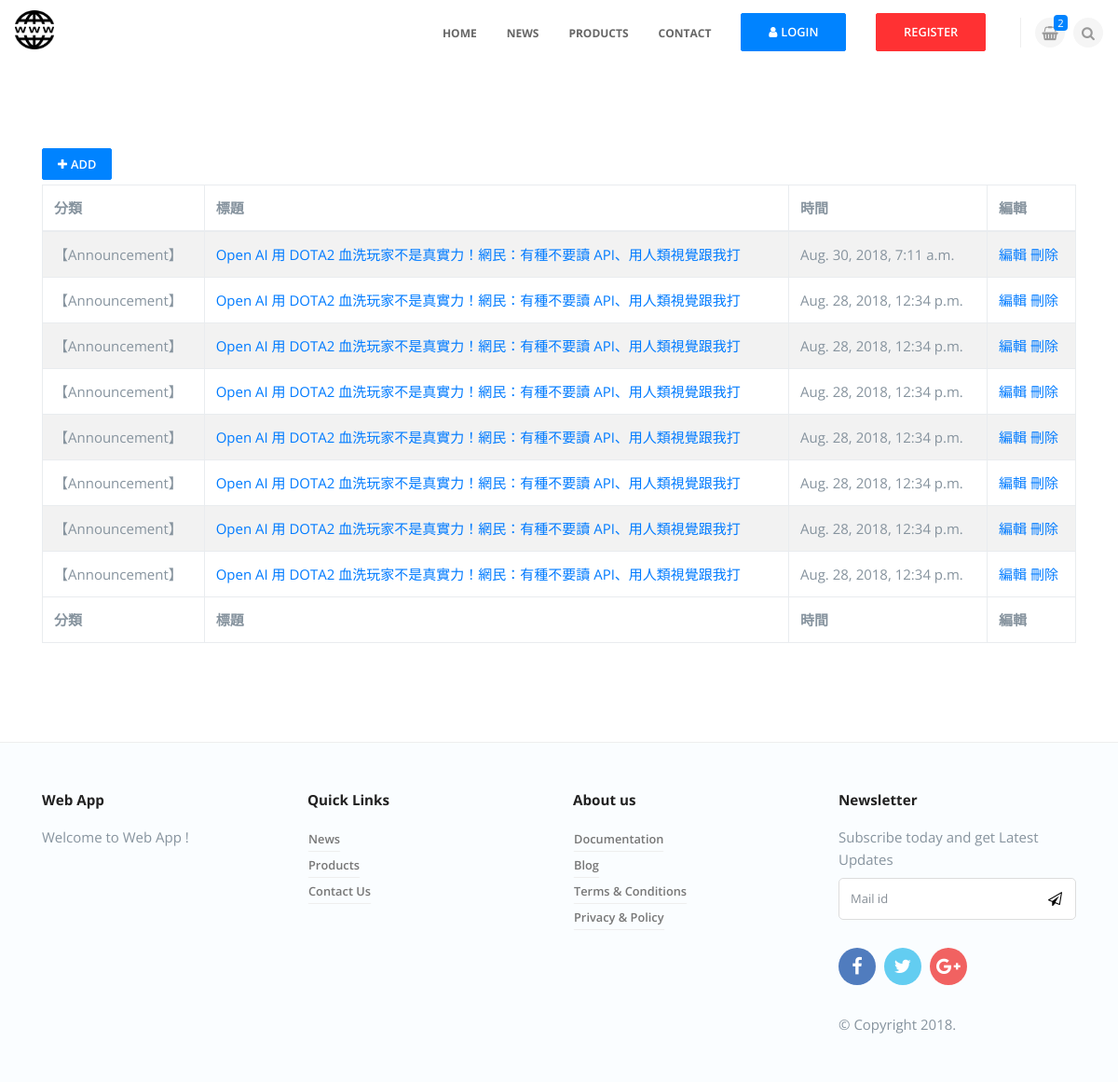
/dashboard/, run on the app's committed database.
### news/models.py (models this page shows, shortened)
class NewsUnit(models.Model):
    catego = models.CharField(max_length=10, null=False)
    nickname = models.CharField(max_length=20, null=False)
    title = models.CharField(max_length=50, null=False)
    message = models.TextField(null=False)
    pubtime = models.DateTimeField(auto_now=True)
    enabled = models.BooleanField(default=False)
    press = models.IntegerField(default=0)

### app/views.py (the view)
# urls.py: url(r'^dashboard/$', app_view.dashboard),
def dashboard(request, pageindex=None):  #管理頁面
	global page1
	pagesize = 8
	newsall = news_model.NewsUnit.objects.all().order_by('-id')
	datasize = len(newsall)
	totpage = math.ceil(datasize / pagesize)
	if pageindex==None:
		page1 = 1
		newsunits = news_model.NewsUnit.objects.order_by('-id')[:pagesize]
	elif pageindex=='1':
		start = (page1-2)*pagesize
		if start >= 0:
			newsunits = news_model.NewsUnit.objects.order_by('-id')[start:(start+pagesize)]
			page1 -= 1
	elif pageindex=='2':
		start = page1*pagesize
		if start < datasize:
			newsunits = news_model.NewsUnit.objects.order_by('-id')[start:(start+pagesize)]
			page1 += 1
	elif pageindex=='3':
		start = (page1-1)*pagesize
		newsunits = news_model.NewsUnit.objects.order_by('-id')[start:(start+pagesize)]
	currentpage = page1
	return render(request, "admin/dashboard.html", locals())

### templates/admin/dashboard.html (shortened to what this page needs)
{% extends 'app.html' %}
{% block content %}
    <div class="container pt90 pb90">
            <a href="/newsadd/" class="btn btn-primary mb5"><i class="fa fa-plus mr-1"></i>ADD</a>
        <table id="data-table" class="table table-striped table-bordered" cellspacing="0" width="100%">
            <thead>
                <tr>
                        <th align="left">分類</th>
                        <th align="left">標題</th>
                        <th align="left">時間</th>
                        <th align="left">編輯</th>
                </tr>
            </thead>
            <tfoot>
                <tr>
                        <th align="left">分類</th>
                        <th align="left">標題</th>
                        <th align="left">時間</th>
                        <th align="left">編輯</th>
                </tr>
            </tfoot>
            <tbody>
                {% for unit in newsunits %}
                    <tr>
                    <td><div>【{{ unit.catego }}】</div></td>
                    <td><a href="/newsedit/{{unit.id}}/">{{ unit.title }}</a></td>
                    <td>{{ unit.pubtime }}</td>
                    <td>
                        <a href="/newsedit/{{unit.id}}/" title="新聞編輯">編輯</a>
                        <a href="/newsdelete/{{unit.id}}/" title="新聞刪除">刪除</a>
                    </td>
                    </tr>
                {% empty %}
                    <div>
                        <p><span>注意</span> 目前新聞資料庫中沒有任何資料！</p>
                    </div>
                {% endfor %}
            </tbody>
        </table>
    </div>
{% endblock %}

### static/css/style.css (style rules this page uses)
html, body { height: 100%; }
body { font-family: "Open Sans", sans-serif; color: #86939e; font-size: 15px; line-height: 1.6; font-weight: 400; }
a { transition: all .3s ease-in-out; -webkit-transition: all .3s ease-in-out; -moz-transition: all .3s ease-in-out; -ms-transition: all .3s ease-in-out; -o-transition: all .3s ease-in-out; }
.mb5 { margin-bottom: 5px !important; }
.pb90 { padding-bottom: 90px !important; }
.pt90 { padding-top: 90px !important; }
.badge-primary, .btn-primary, .label-primary { background-color: #0083ff !important; border-color: #0083ff !important; }
.btn { font-size: .8rem; font-weight: 600; border-radius: 2px; -webkit-border-radius: 2px; transition: all .3s ease-in-out; -webkit-transition: all .3s ease-in-out; cursor: pointer; padding: .5rem 1rem; text-transform: capitalize; }
.btn-danger, .btn-primary, .btn-success, .btn-dark, .btn-info { color: #fff !important; }
.btn-primary { background-color: #0083ff; color: #fff; border-color: #0083ff; }

### data on the page
NewsUnit: catego "Announcement", title "Open AI 用 DOTA2 血洗玩家不是真實力！網民：有種不要讀 API、用人類視覺跟我打", pubtime "Aug. 30, 2018, 7:11 a.m."
NewsUnit: catego "Announcement", title "Open AI 用 DOTA2 血洗玩家不是真實力！網民：有種不要讀 API、用人類視覺跟我打", pubtime "Aug. 28, 2018, 12:34 p.m."
NewsUnit: catego "Announcement", title "Open AI 用 DOTA2 血洗玩家不是真實力！網民：有種不要讀 API、用人類視覺跟我打", pubtime "Aug. 28, 2018, 12:34 p.m."
NewsUnit: catego "Announcement", title "Open AI 用 DOTA2 血洗玩家不是真實力！網民：有種不要讀 API、用人類視覺跟我打", pubtime "Aug. 28, 2018, 12:34 p.m."
NewsUnit: catego "Announcement", title "Open AI 用 DOTA2 血洗玩家不是真實力！網民：有種不要讀 API、用人類視覺跟我打", pubtime "Aug. 28, 2018, 12:34 p.m."
NewsUnit: catego "Announcement", title "Open AI 用 DOTA2 血洗玩家不是真實力！網民：有種不要讀 API、用人類視覺跟我打", pubtime "Aug. 28, 2018, 12:34 p.m."
NewsUnit: catego "Announcement", title "Open AI 用 DOTA2 血洗玩家不是真實力！網民：有種不要讀 API、用人類視覺跟我打", pubtime "Aug. 28, 2018, 12:34 p.m."
NewsUnit: catego "Announcement", title "Open AI 用 DOTA2 血洗玩家不是真實力！網民：有種不要讀 API、用人類視覺跟我打", pubtime "Aug. 28, 2018, 12:34 p.m."
